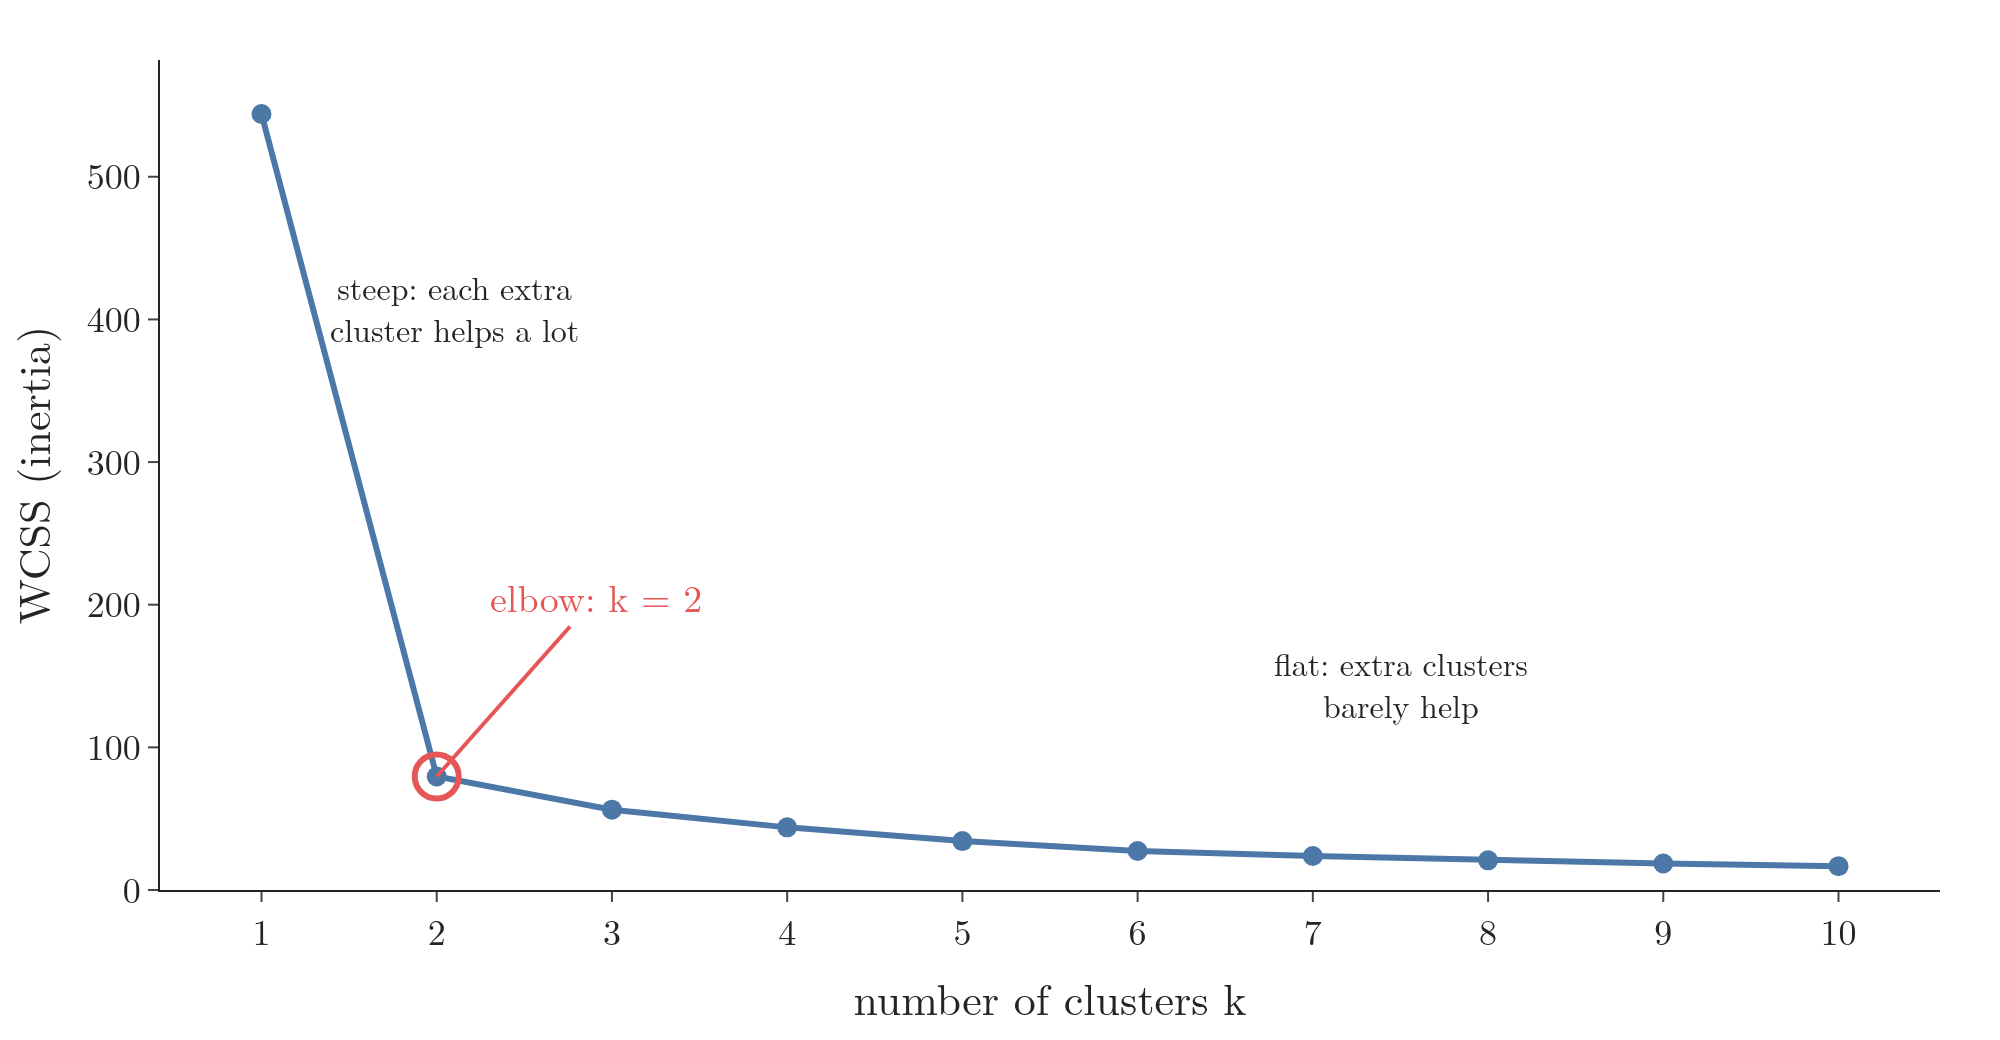

This chart was generated by the following Python code:
"""Elbow curve: WCSS (inertia) for k = 1 to 10 on the Old Faithful eruptions, standardized (Plotly)."""
from pathlib import Path

import numpy as np
import pandas as pd
import plotly.graph_objects as go
from sklearn.cluster import KMeans
from sklearn.preprocessing import StandardScaler

here = Path(__file__).parent
df = pd.read_csv(here.parent / "data" / "old_faithful.csv")      # 272 eruptions: duration, waiting
X = StandardScaler().fit_transform(df[["duration", "waiting"]])  # k-means is distance-based
ks = np.arange(1, 11)
wcss = [KMeans(n_clusters=k, n_init=10, random_state=0).fit(X).inertia_ for k in ks]
print(np.round(wcss, 1))
fig = go.Figure(go.Scatter(x=ks, y=wcss, mode="lines+markers", line=dict(color="#4C78A8", width=3), marker=dict(size=10)))
fig.add_trace(go.Scatter(x=[2], y=[wcss[1]], mode="markers", marker=dict(size=22, color="#E45756", symbol="circle-open",
                                                                          line=dict(width=3))))
fig.add_annotation(x=2, y=wcss[1], ax=80, ay=-90, text="elbow: k = 2", font=dict(size=19, color="#E45756"),
                   arrowcolor="#E45756", arrowwidth=2, bgcolor="white")
fig.add_annotation(x=2.1, y=wcss[0] * 0.75, text="steep: each extra<br>cluster helps a lot", showarrow=False, font=dict(size=16))
fig.add_annotation(x=7.5, y=wcss[1] + 0.12 * wcss[0], text="flat: extra clusters<br>barely help", showarrow=False, font=dict(size=16))
fig.update_layout(template="simple_white", width=1000, height=520, showlegend=False,
                  font=dict(family="Latin Modern Roman", size=18),
                  xaxis=dict(title="number of clusters k", dtick=1), yaxis=dict(title="WCSS (inertia)", rangemode="tozero"),
                  margin=dict(l=80, r=30, t=30, b=60))
fig.write_image(here / "elbow.png", scale=2); fig.write_image(here / "elbow.pdf")
